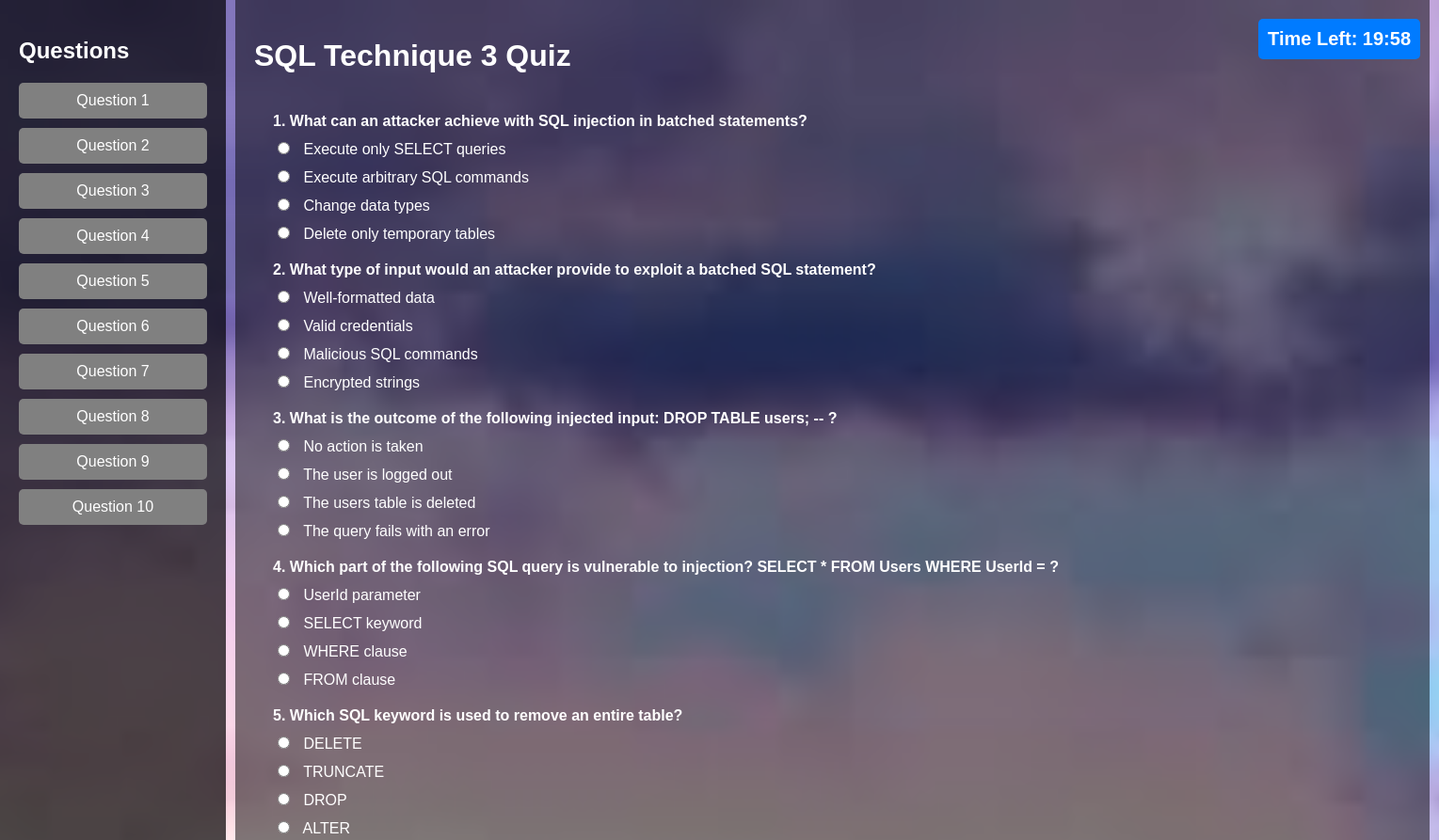
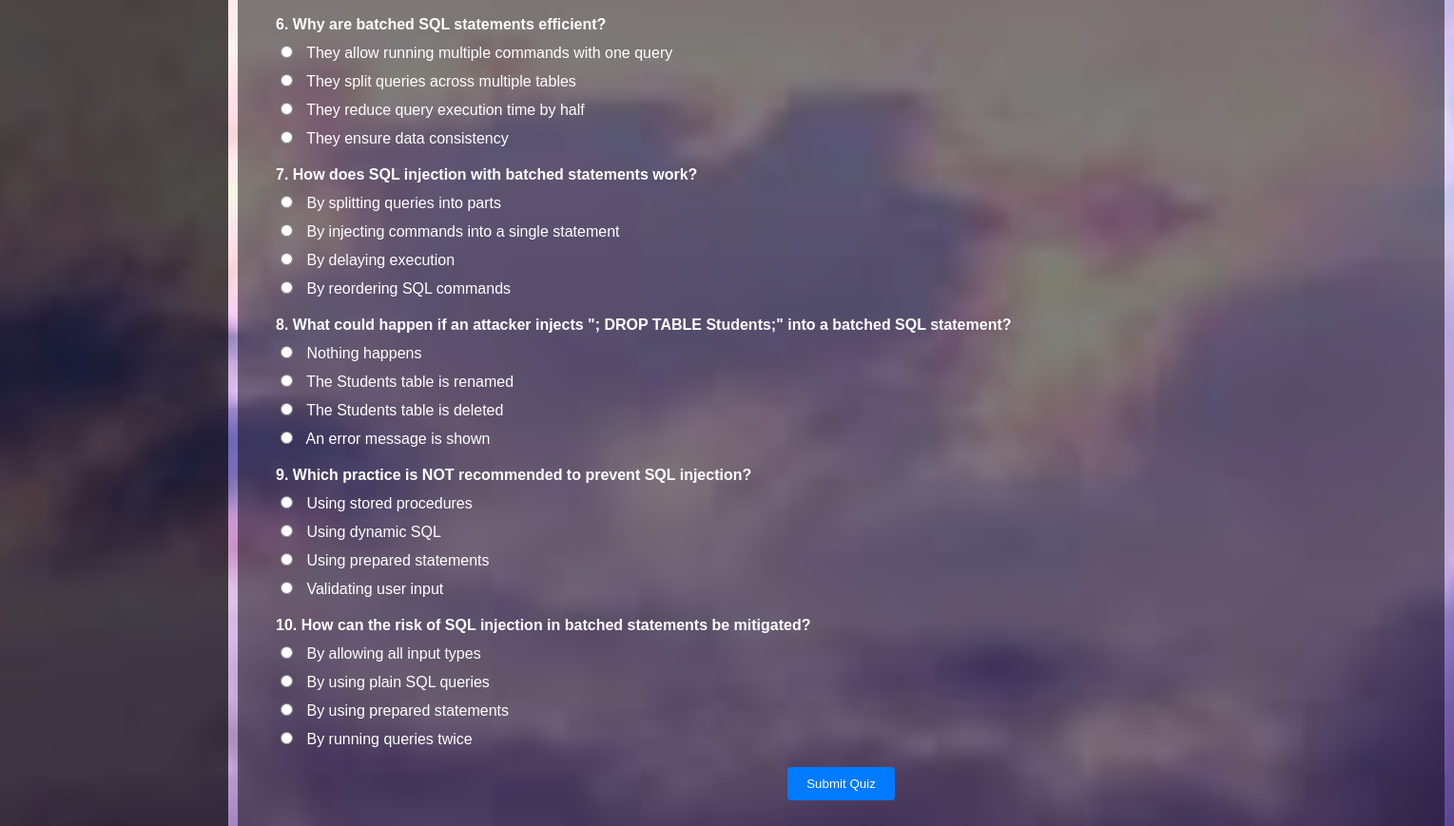
The page /sql3quiz.php (signed in) on the database its author committed (2 pictures, top to bottom).
### tables this page shows
CREATE TABLE `quiz_questions` (
  `id` int(11) NOT NULL,
  `quiz_id` int(11) NOT NULL,
  `question` text NOT NULL,
  `option1` varchar(255) NOT NULL,
  `option2` varchar(255) NOT NULL,
  `option3` varchar(255) NOT NULL,
  `option4` varchar(255) NOT NULL,
  `correct_option` varchar(11) NOT NULL,
  `created_by` varchar(255) NOT NULL,
  `created_date` timestamp NOT NULL DEFAULT current_timestamp()
);

### sql3quiz.php (the view, shortened to what this page needs)
<?php
require_once 'config.php';
require_once 'header.php';
$quizId = 3;
$questions = [];
$sql = "SELECT id, question, option1, option2, option3, option4 FROM quiz_questions WHERE quiz_id = ? ORDER BY RAND() LIMIT 10";
if ($stmt = $conn->prepare($sql)) {
    $stmt->bind_param("i", $quizId);
    $stmt->execute();
    $stmt->bind_result($questionId, $question, $option1, $option2, $option3, $option4);
    while ($stmt->fetch()) {
        $questions[] = [
            'id' => $questionId,
            'text' => $question,
            'options' => [$option1, $option2, $option3, $option4]
        ];
    }
} else {
    echo "Error fetching quiz questions: " . $conn->error;
    exit();
}
?>
<!DOCTYPE html>
<html lang="en">
<head>
</head>
<body>
    <div class="sidebar">
        <h2>Questions</h2>
        <ul>
            <?php for ($i = 1; $i <= 10; $i++): ?>
                <li><a href="#question_<?php echo $i; ?>" data-question-id="<?php echo $i; ?>">Question <?php echo $i; ?></a></li>
            <?php endfor; ?>
        </ul>
    </div>
    <div class="main-content">
        <div class="container">
            <h1>SQL Technique 3 Quiz</h1>
            <div class="timer" id="timer">Time Left: 20:00</div>
            <div class="quiz-content">
                <form id="quizForm" action="submit_quiz1.php" method="POST">
                    <?php foreach ($questions as $index => $question): ?>
                        <div id="question_<?php echo $index + 1; ?>" class="question-container" style="margin-bottom: 20px;">
                            <div class="question-text">
                                <?php echo ($index + 1) . '. ' . htmlspecialchars($question['text']); ?>
                            </div>
                            <div class="options">
                                <?php foreach ($question['options'] as $optionIndex => $option): ?>
                                    <div class="option">
                                        <label>
                                            <input type="radio" name="question_<?php echo $question['id']; ?>" value="<?php echo $optionIndex + 1; ?>">
                                            <?php echo htmlspecialchars($option); ?>
                                        </label>
                                    </div>
                                <?php endforeach; ?>
                            </div>
                        </div>
                    <?php endforeach; ?>
                    <button type="submit" class="submit-btn">Submit Quiz</button>
                </form>
            </div>
        </div>
    </div>
</body>
</html>

### default.css (style rules this page uses)
html, body.default { height: 100%; margin: 0; padding: 0; }

### light.css (style rules this page uses)
html, body.light { height: 100%; margin: 0; padding: 0; }
body.light { font-family: Arial, sans-serif; background-image: url('background3.jpg'); background-size: cover; background-repeat: no-repeat; background-position: center; background-attachment: fixed; color: white; }

### sql3quiz.php (style rules this page uses)
body { background-size: cover; background-repeat: no-repeat; background-attachment: fixed; font-family: Arial, sans-serif; margin: 0; padding: 0; color: #fff; display: flex; background-color: rgba(0, 0, 0, 0.5); }
html { scroll-behavior: smooth; }
html, body { height: 100%; }
.container { flex: 1; padding: 20px; margin-left: 250px; background-color: rgba(0, 0, 0, 0.5); width: 1229px; }
.quiz-content { padding: 20px; border-radius: 8px; }
.question-text { font-weight: bold; margin-bottom: 10px; }
.options { margin-top: 10px; }
.option { margin-bottom: 10px; }
.option input { margin-right: 10px; }
.submit-btn { margin-top: 20px; padding: 10px 20px; background-color: #007bff; color: #fff; border: none; border-radius: 4px; cursor: pointer; display: block; margin-left: auto; margin-right: auto; }
.timer { font-size: 20px; font-weight: bold; position: fixed; top: 20px; right: 20px; padding: 10px; background-color: #007bff; color: #fff; border-radius: 5px; z-index: 1000; }
.sidebar { width: 200px; background: rgba(0, 0, 0, 0.7); padding: 20px; position: fixed; top: 0; left: 0; height: 100%; overflow-y: auto; }
.sidebar h2 { font-size: 1.5em; margin-bottom: 20px; }
.sidebar ul { list-style-type: none; padding: 0; }
.sidebar ul li { margin: 10px 0; }
.sidebar ul li a { color: #fff; text-decoration: none; padding: 10px; display: block; background: grey; border-radius: 5px; text-align: center; transition: background 0.3s; }
.question-container { scroll-margin-top: 100px; }

### rows shown on the page
quiz_questions: question "What can an attacker achieve with SQL injection in batched statements?", option1 "Execute only SELECT queries", option2 "Execute arbitrary SQL commands", option3 "Change data types", option4 "Delete only temporary tables"
quiz_questions: question "What type of input would an attacker provide to exploit a batched SQL statement?", option1 "Well-formatted data", option2 "Valid credentials", option3 "Malicious SQL commands", option4 "Encrypted strings"
quiz_questions: question "What is the outcome of the following injected input: DROP TABLE users; -- ?", option1 "No action is taken", option2 "The user is logged out", option3 "The users table is deleted", option4 "The query fails with an error"
quiz_questions: question "Which part of the following SQL query is vulnerable to injection? SELECT * FROM Users WHERE UserId = ?", option1 "UserId parameter", option2 "SELECT keyword", option3 "WHERE clause", option4 "FROM clause"
quiz_questions: question "Which SQL keyword is used to remove an entire table?", option1 "DELETE", option2 "TRUNCATE", option3 "DROP", option4 "ALTER"
quiz_questions: question "Why are batched SQL statements efficient?", option1 "They allow running multiple commands with one query", option2 "They split queries across multiple tables", option3 "They reduce query execution time by half", option4 "They ensure data consistency"
quiz_questions: question "How does SQL injection with batched statements work?", option1 "By splitting queries into parts", option2 "By injecting commands into a single statement", option3 "By delaying execution", option4 "By reordering SQL commands"
quiz_questions: question "What could happen if an attacker injects \"; DROP TABLE Students;\" into a batched SQL statement?", option1 "Nothing happens", option2 "The Students table is renamed", option3 "The Students table is deleted", option4 "An error message is shown"
quiz_questions: question "Which practice is NOT recommended to prevent SQL injection?", option1 "Using stored procedures", option2 "Using dynamic SQL", option3 "Using prepared statements", option4 "Validating user input"
quiz_questions: question "How can the risk of SQL injection in batched statements be mitigated?", option1 "By allowing all input types", option2 "By using plain SQL queries", option3 "By using prepared statements", option4 "By running queries twice"
